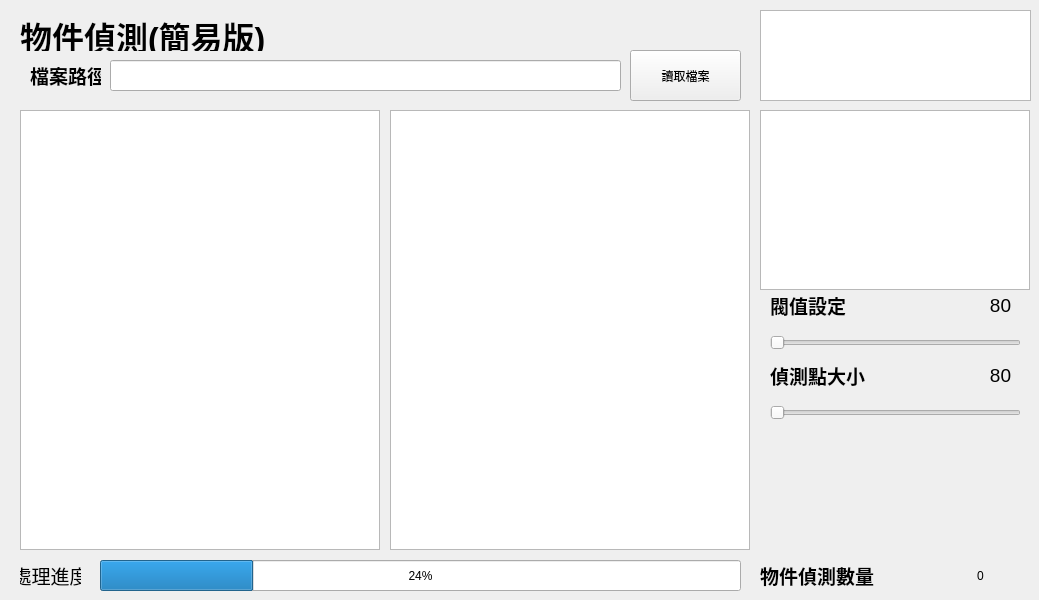
<?xml version="1.0" encoding="UTF-8"?>
<ui version="4.0">
 <class>Widget</class>
 <widget class="QWidget" name="Widget">
  <property name="geometry">
   <rect>
    <x>0</x>
    <y>0</y>
    <width>1039</width>
    <height>600</height>
   </rect>
  </property>
  <property name="windowTitle">
   <string>Widget</string>
  </property>
  <widget class="QGraphicsView" name="graphicsView">
   <property name="geometry">
    <rect>
     <x>20</x>
     <y>110</y>
     <width>360</width>
     <height>440</height>
    </rect>
   </property>
  </widget>
  <widget class="QLabel" name="label">
   <property name="geometry">
    <rect>
     <x>20</x>
     <y>20</y>
     <width>311</width>
     <height>31</height>
    </rect>
   </property>
   <property name="font">
    <font>
     <pointsize>24</pointsize>
     <bold>true</bold>
    </font>
   </property>
   <property name="text">
    <string>物件偵測(簡易版)</string>
   </property>
  </widget>
  <widget class="QGraphicsView" name="graphicsView_2">
   <property name="geometry">
    <rect>
     <x>390</x>
     <y>110</y>
     <width>360</width>
     <height>440</height>
    </rect>
   </property>
  </widget>
  <widget class="QGraphicsView" name="graphicsView_3">
   <property name="geometry">
    <rect>
     <x>760</x>
     <y>110</y>
     <width>270</width>
     <height>180</height>
    </rect>
   </property>
  </widget>
  <widget class="QLabel" name="label_2">
   <property name="geometry">
    <rect>
     <x>30</x>
     <y>60</y>
     <width>71</width>
     <height>31</height>
    </rect>
   </property>
   <property name="font">
    <font>
     <pointsize>14</pointsize>
     <bold>true</bold>
    </font>
   </property>
   <property name="text">
    <string>檔案路徑</string>
   </property>
  </widget>
  <widget class="QLineEdit" name="lineEdit">
   <property name="geometry">
    <rect>
     <x>110</x>
     <y>60</y>
     <width>511</width>
     <height>31</height>
    </rect>
   </property>
   <property name="font">
    <font>
     <italic>true</italic>
    </font>
   </property>
  </widget>
  <widget class="QPushButton" name="pushButton">
   <property name="geometry">
    <rect>
     <x>630</x>
     <y>50</y>
     <width>111</width>
     <height>51</height>
    </rect>
   </property>
   <property name="text">
    <string>讀取檔案</string>
   </property>
   <property name="icon">
    <iconset>
     <normaloff>src/images/open-folder.png</normaloff>src/images/open-folder.png</iconset>
   </property>
  </widget>
  <widget class="QTableView" name="tableView">
   <property name="geometry">
    <rect>
     <x>760</x>
     <y>10</y>
     <width>271</width>
     <height>91</height>
    </rect>
   </property>
  </widget>
  <widget class="QProgressBar" name="progressBar">
   <property name="geometry">
    <rect>
     <x>100</x>
     <y>560</y>
     <width>641</width>
     <height>31</height>
    </rect>
   </property>
   <property name="value">
    <number>24</number>
   </property>
  </widget>
  <widget class="QLabel" name="label_3">
   <property name="geometry">
    <rect>
     <x>20</x>
     <y>560</y>
     <width>61</width>
     <height>31</height>
    </rect>
   </property>
   <property name="font">
    <font>
     <pointsize>14</pointsize>
     <italic>false</italic>
     <bold>false</bold>
    </font>
   </property>
   <property name="text">
    <string>處理進度</string>
   </property>
   <property name="alignment">
    <set>Qt::AlignmentFlag::AlignCenter</set>
   </property>
  </widget>
  <widget class="QSlider" name="horizontalSlider">
   <property name="geometry">
    <rect>
     <x>770</x>
     <y>330</y>
     <width>251</width>
     <height>25</height>
    </rect>
   </property>
   <property name="orientation">
    <enum>Qt::Orientation::Horizontal</enum>
   </property>
  </widget>
  <widget class="QLabel" name="label_4">
   <property name="geometry">
    <rect>
     <x>770</x>
     <y>290</y>
     <width>181</width>
     <height>31</height>
    </rect>
   </property>
   <property name="font">
    <font>
     <pointsize>14</pointsize>
     <bold>true</bold>
    </font>
   </property>
   <property name="text">
    <string>閥值設定</string>
   </property>
  </widget>
  <widget class="QLabel" name="label_5">
   <property name="geometry">
    <rect>
     <x>980</x>
     <y>290</y>
     <width>41</width>
     <height>31</height>
    </rect>
   </property>
   <property name="font">
    <font>
     <pointsize>14</pointsize>
     <bold>false</bold>
    </font>
   </property>
   <property name="text">
    <string>80</string>
   </property>
   <property name="alignment">
    <set>Qt::AlignmentFlag::AlignCenter</set>
   </property>
  </widget>
  <widget class="QLabel" name="label_6">
   <property name="geometry">
    <rect>
     <x>760</x>
     <y>560</y>
     <width>181</width>
     <height>31</height>
    </rect>
   </property>
   <property name="font">
    <font>
     <pointsize>14</pointsize>
     <bold>true</bold>
    </font>
   </property>
   <property name="text">
    <string>物件偵測數量</string>
   </property>
  </widget>
  <widget class="QLabel" name="label_7">
   <property name="geometry">
    <rect>
     <x>940</x>
     <y>560</y>
     <width>81</width>
     <height>31</height>
    </rect>
   </property>
   <property name="text">
    <string>0</string>
   </property>
   <property name="alignment">
    <set>Qt::AlignmentFlag::AlignCenter</set>
   </property>
  </widget>
  <widget class="QLabel" name="label_8">
   <property name="geometry">
    <rect>
     <x>770</x>
     <y>360</y>
     <width>181</width>
     <height>31</height>
    </rect>
   </property>
   <property name="font">
    <font>
     <pointsize>14</pointsize>
     <bold>true</bold>
    </font>
   </property>
   <property name="text">
    <string>偵測點大小</string>
   </property>
  </widget>
  <widget class="QLabel" name="label_9">
   <property name="geometry">
    <rect>
     <x>980</x>
     <y>360</y>
     <width>41</width>
     <height>31</height>
    </rect>
   </property>
   <property name="font">
    <font>
     <pointsize>14</pointsize>
     <bold>false</bold>
    </font>
   </property>
   <property name="text">
    <string>80</string>
   </property>
   <property name="alignment">
    <set>Qt::AlignmentFlag::AlignCenter</set>
   </property>
  </widget>
  <widget class="QSlider" name="horizontalSlider_2">
   <property name="geometry">
    <rect>
     <x>770</x>
     <y>400</y>
     <width>251</width>
     <height>25</height>
    </rect>
   </property>
   <property name="orientation">
    <enum>Qt::Orientation::Horizontal</enum>
   </property>
  </widget>
 </widget>
 <resources/>
 <connections/>
</ui>
